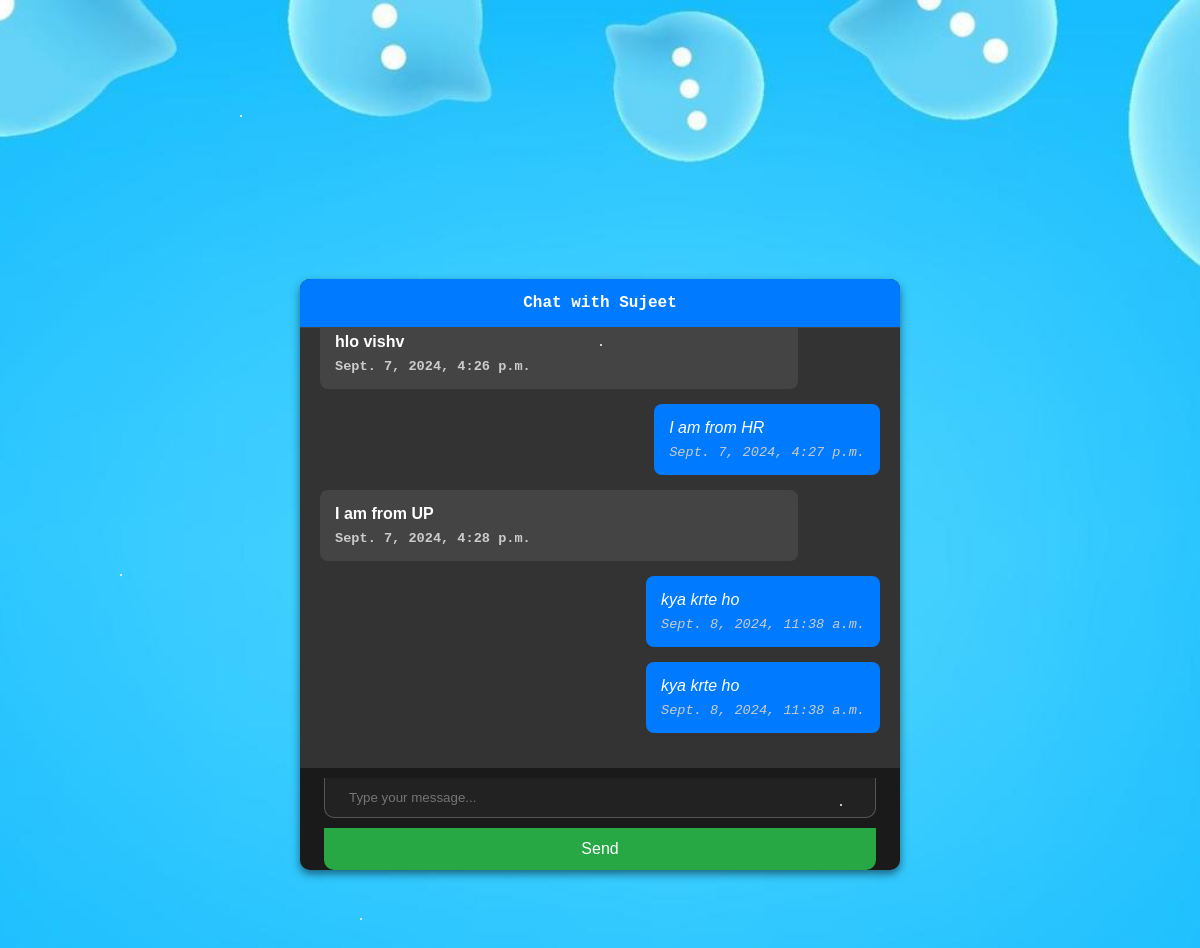
Page /c-chats/2/ (signed in) on the earlier database version.
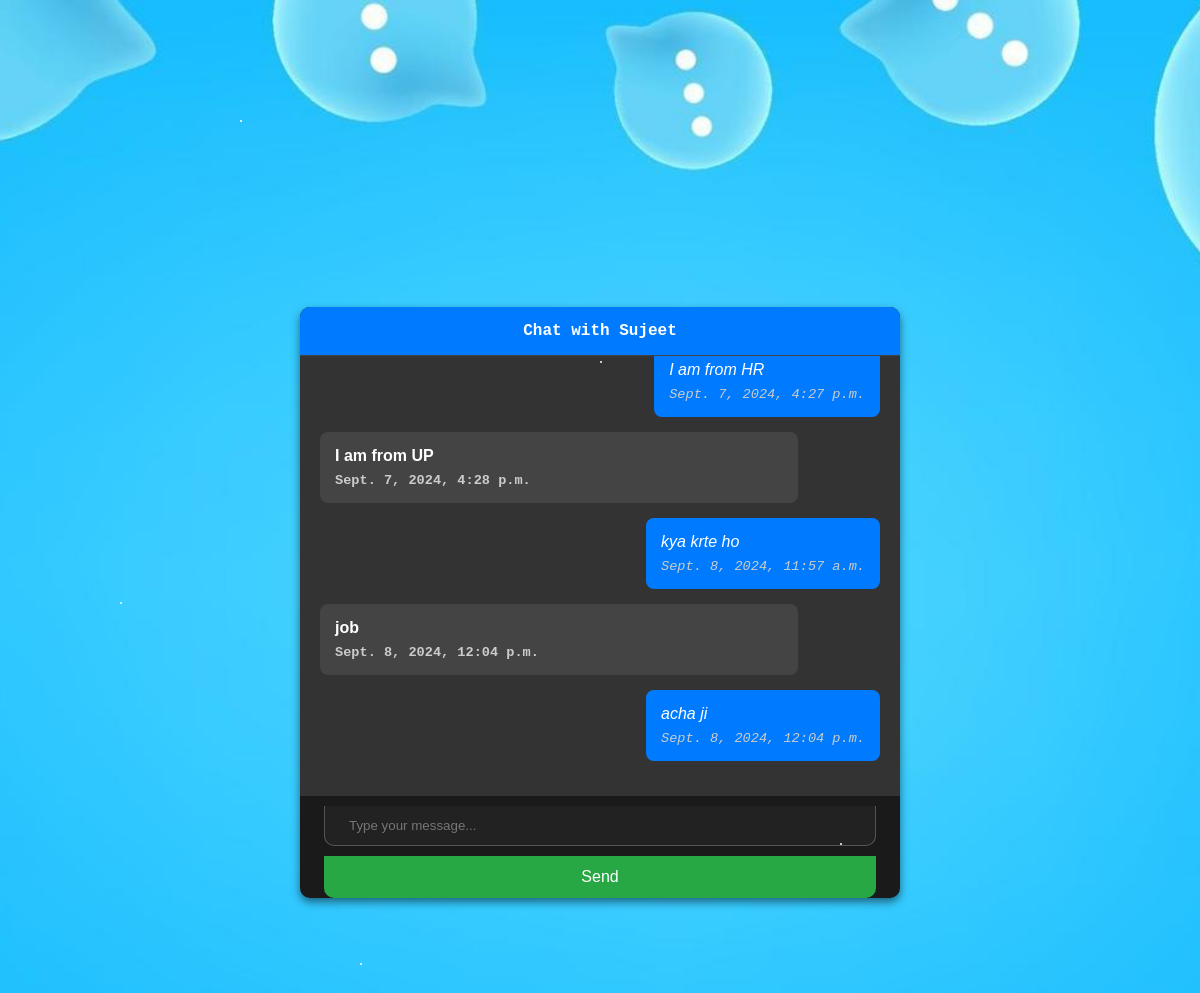
Same page on the later database version.
### authentication/models.py (models this page shows)
class User(models.Model):
    GENDER_CHOICES = [
        ('M', 'Male'),
        ('F', 'Female'),
        ('O', 'Other'),
    ]
    id = models.AutoField(primary_key=True)
    created_at = models.DateTimeField(default=timezone.now)
    first_name = models.CharField(max_length=255)
    last_name = models.CharField(max_length=255)
    email = models.EmailField(unique=True)
    mobile_number = models.CharField(max_length=15, unique=True)
    password = models.CharField(max_length=128)
    age = models.PositiveIntegerField()
    gender = models.CharField(max_length=10, choices=GENDER_CHOICES)
    reference = models.CharField(max_length=255, blank=True, null=True)
    otp = models.CharField(max_length=6, blank=True, null=True)
    notifi_count = models.IntegerField(default=0)
    def __str__(self):
        return self.first_name  # String representation of the model
    class Meta:
        db_table = 'user'  # Custom table name (optional)
        verbose_name = 'User'
        verbose_name_plural = 'Users'

### chat/models.py (models this page shows, shortened)
class Message(models.Model):
    chat = models.ForeignKey(Chat, related_name='messages', on_delete=models.CASCADE)
    sender = models.ForeignKey(User, on_delete=models.CASCADE)
    content = models.TextField()
    timestamp = models.DateTimeField(auto_now_add=True)

### chat/views.py (the view)
# urls.py: path('chats/<int:request_user_id>/', views.chat_view, name='chat-view'),
def chat_view(request, request_user_id):
    request_user = get_object_or_404(User, id=request_user_id)
    logged_user_id = request.session.get('user_id', None)
    logged_user = get_object_or_404(User, id=logged_user_id)
    chat = get_or_create_chat(logged_user, request_user)
    messages = chat.messages.order_by('-timestamp')[:50]  # Load last 50 messages
    context = {
        'request_user': request_user,
        'current_user': logged_user,
        'messages': messages,
        'chat_id': chat.id,
    }
    return render(request, 'chat_room.html', context)

### chat/views.py (called while the page is built)
def get_or_create_chat(user1, user2):
    print(user1, user2)
    chat, created = Chat.objects.get_or_create(user1=user1, user2=user2)
    if not created:
        chat, created = Chat.objects.get_or_create(user1=user2, user2=user1)
    return chat

### templates/chat_room.html (shortened to what this page needs)
<!DOCTYPE html>
{% load static %}
<html lang="en">
<head>
</head>
<body>
<div class="chat-wrapper">
    <div class="star" style="top: 10%; left: 20%; animation-duration: 1s;"></div>
    <div class="star" style="top: 30%; left: 50%; animation-duration: 2s;"></div>
    <div class="star" style="top: 70%; left: 70%; animation-duration: 1.5s;"></div>
    <div class="star" style="top: 50%; left: 10%; animation-duration: 2.5s;"></div>
    <div class="star" style="top: 80%; left: 30%; animation-duration: 3s;"></div>
    <div class="chat-container">
        <div class="chat-header">
            Chat with {{ request_user.first_name }}
        </div>
        <div class="chat-messages" id="chat-messages">
            {% for message in messages %}
                <div class="message {% if message.sender == current_user %}sent{% else %}received{% endif %}" data-message-timestamp="{{ message.timestamp }}">
                    {{ message.content }} <br>
                    <small>{{ message.timestamp }}</small>
                </div>
            {% endfor %}
        </div>
        <form id="chat-form">
            <input type="text" id="message-input" class="chat-input" placeholder="Type your message..." autocomplete="off">
            <button type="submit">Send</button>
        </form>
    </div>
</div>
</body>
</html>

Differences in the rows shown:
removed Message: content "kya krte ho", timestamp "Sept. 8, 2024, 11:38 a.m."
removed Message: content "kya krte ho", timestamp "Sept. 8, 2024, 11:38 a.m."
no longer on this page (row unchanged): Message: content "hlo vishv", timestamp "Sept. 7, 2024, 4:26 p.m."
added Message: content "acha ji", timestamp "Sept. 8, 2024, 12:04 p.m."
added Message: content "job", timestamp "Sept. 8, 2024, 12:04 p.m."
added Message: content "kya krte ho", timestamp "Sept. 8, 2024, 11:57 a.m."
